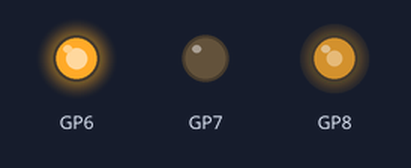
Recording of a program running on a simulated Raspberry Pi Pico running MicroPython. On the bench: output pins drawn as LEDs (lit = HIGH). At 4.0 s the program stops and its outputs stay as they are.

Above: at 0.1 s.
At 4.1 s:
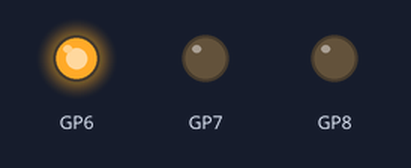
Timing chart, 0 to 5.5 s (numbered marks = the images above):
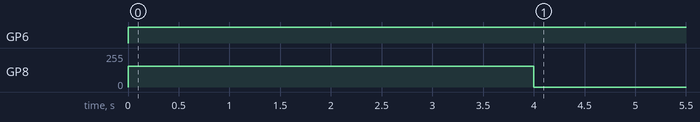

The program:

motor_driver.py
```python
from machine import Pin, PWM

class MotorDriver:

    def __init__(self, ina_id, inb_id, pwm_id):
        self.ina_pin = Pin(ina_id, Pin.OUT)
        self.inb_pin = Pin(inb_id, Pin.OUT)
        self.pwm_pin = PWM(Pin(pwm_id))
        self.pwm_pin.freq(1000)
        # Stop motor
        self.pwm_pin.duty_u16(0)
        self.ina_pin.off()
        self.inb_pin.off()

    def stop(self):
        self.pwm_pin.duty_u16(0)

    def forward(self, duty):
        self.ina_pin.on()
        self.inb_pin.off()
        self.pwm_pin.duty_u16(duty)

    def backward(self, duty):
        self.ina_pin.off()
        self.inb_pin.on()
        self.pwm_pin.duty_u16(duty)

if __name__ == '__main__':
    from time import sleep
    md = MotorDriver(6, 7, 8)
    md.forward(40000)
    sleep(4)
    md.stop()
```

Measured:
- by itself, GP6: LOW → HIGH at 0.00 s
- by itself, GP8: 0/255 → 156/255 at 0.00 s, → 0/255 4.0 s later
